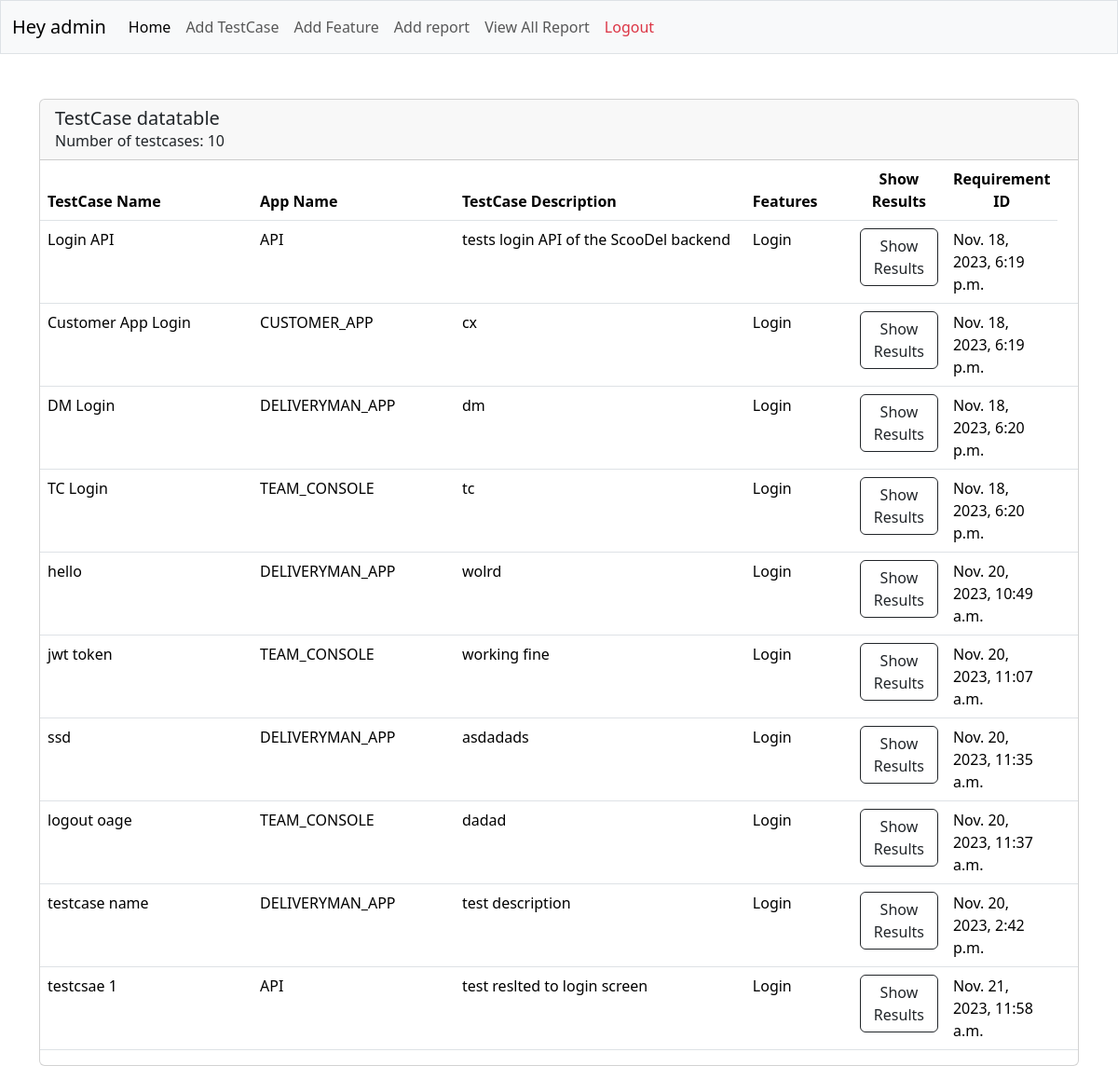
Screenshot of /feature/details/1/ (signed in) with the database file from the repository.
### report/models.py (models this page shows, shortened)
class User(AbstractUser):
    mobile = models.CharField(max_length=13,validators=[numbervalidator])
    is_admin = models.BooleanField(default=False)

class TestCase(models.Model):
    APP_CHOICES = [
        ("CUSTOMER_APP", "cx"),
        ("DELIVERYMAN_APP", "dm"),
        ("TEAM_CONSOLE", "tc"),
        ("API", "api")
    ]
    title = models.CharField(max_length=50)
    description = RichTextField()
    app = models.CharField(max_length=50, choices=APP_CHOICES)
    feature = models.ForeignKey(Feature, on_delete=models.CASCADE)
    created_by = models.ForeignKey(User, on_delete=models.CASCADE)
    created_at = models.DateTimeField(auto_now_add=True)
    updated_at = models.DateTimeField(auto_now=True)

class Feature(models.Model):
    title = models.CharField(max_length=50)
    description = RichTextField()
    created_at = models.DateTimeField(auto_now_add=True)
    created_by = models.ForeignKey(User, on_delete=models.CASCADE)
    def __str__(self) -> str:
        return self.title

### report/views.py (the view)
# urls.py: path('feature/details/<int:pk>/', views.featuredetails, name="reqdetails"),
@login_required
def featuredetails(request, pk):
    user = Feature.objects.get(id=pk)
    task = TestCase.objects.filter(feature_id=user)
    return render(request, 'report/templates/usertaskdetails.html',
                  {'task': task})

### report/templates/usertaskdetails.html (shortened to what this page needs)
<!doctype html>
<html lang="en">
  <head>
    <link href="https://cdn.jsdelivr.net/npm/bootstrap@5.3.2/dist/css/bootstrap.min.css" rel="stylesheet">
  </head>
  <body>
    {% extends "base.html" %}
   {% block content %}
<div class="container mt-5">
  <div class="card">
    <div class="card-header">
      <h5 class="mb-0">TestCase datatable</h5>
      <div class="mb-0">Number of testcases: {{ task.count }}</div>
    </div>
    <div id="DataTables_Table_0_wrapper" class="dataTables_wrapper dt-bootstrap5 no-footer">
            <div class="datatable-scroll">
      <table class="table datatable-basic dataTable no-footer" id="DataTables_Table_0" aria-describedby="DataTables_Table_0_info">
          <thead>
        <tr>
          <th class="sorting sorting_asc" tabindex="0" aria-controls="DataTables_Table_0" rowspan="1" colspan="1" aria-sort="ascending" aria-label="First Name: activate to sort column descending">TestCase Name</th>
          <th class="sorting" tabindex="0" aria-controls="DataTables_Table_0" rowspan="1" colspan="1" aria-label="Last Name: activate to sort column ascending">App Name</th>
          <th class="sorting" tabindex="0" aria-controls="DataTables_Table_0" rowspan="1" colspan="1" aria-label="Job Title: activate to sort column ascending">TestCase Description</th>
          <th class="sorting" tabindex="0" aria-controls="DataTables_Table_0" rowspan="1" colspan="1" aria-label="Job Title: activate to sort column ascending">Features</th>
          <th class="text-center sorting_disabled" rowspan="1" colspan="1" aria-label="Actions" style="width: 100px;">Show Results</th>
          <th class="text-center sorting_disabled" rowspan="1" colspan="1" aria-label="Actions" style="width: 100px;">Requirement ID</th>
        </tr>
      </thead>
      <tbody>
        {% for userdetails in task %}
        <tr class="even">
          <td class="sorting_1">{{userdetails.title }}</td>
          <td>{{userdetails.app }}</td>
          <td class="text-break" style="width:28%">{{userdetails.description | safe }}</td>
          <td>{{userdetails.feature }}</td>
          <td class="text-center">
            <a href="{% url "showtestresult" userdetails.pk %}" class="btn btn-outline-dark">Show Results</a>
          </td>
          <td>{{userdetails.created_at }}</td>
            <td>{{userdetails.feature.feature_id }}</td>
        </tr>
        {% endfor %}
      </tbody>
    </table>
  </div>
</div></div>
  </div>
{% endblock %}

### report/templates/base.html (shortened to what this page needs)
<link href="https://cdn.jsdelivr.net/npm/bootstrap@5.3.2/dist/css/bootstrap.min.css" rel="stylesheet">
<nav class="navbar navbar-expand-lg bg-light sticky-top bg-primary border">
    <div class="container-fluid">
        <a class="navbar-brand">Hey {{request.user}}</a>
        <div class="collapse navbar-collapse" id="navbarSupportedContent">
            <ul class="navbar-nav me-auto mb-2 mb-lg-0">
                <li class="nav-item">
                    <a class="nav-link active" aria-current="page" href="{% url 'home'%}">Home</a>
                </li>
                <li class="nav-item">
                    <a class="nav-link" href="{% url 'addtestcase' %}">Add TestCase</a>
                </li>
                <li class="nav-item">
                    <a
                        href="{% url "addrequirements" %}"
                        class="nav-link"
                    >Add Feature</a>
                </li>
                <li class="nav-item">
                    <a class="nav-link" href="{% url 'createreport' %}">Add report</a>
                </li>
                <li class="nav-item">
                    <a class="nav-link" href="{% url 'allreport' %}">View All Report</a>
                </li>
                <li class="nav-item">
                    <a class="nav-link text-danger" href="{% url 'logout' %}">Logout</a>
                </li>
                <li class="nav-item">
                    <a class="nav-link "></a>
                </li>
            </ul>
        </div>
    </div>
</nav>
{% block content %}
{% endblock content %}

### rows the page displays
User: user "admin"
TestCase: title "Login API", app "API", description "tests login API of the ScooDel backend", feature "Login", created_at "Nov. 18, 2023, 6:19 p.m."
TestCase: title "Customer App Login", app "CUSTOMER_APP", description "cx", feature "Login", created_at "Nov. 18, 2023, 6:19 p.m."
TestCase: title "DM Login", app "DELIVERYMAN_APP", description "dm", feature "Login", created_at "Nov. 18, 2023, 6:20 p.m."
TestCase: title "TC Login", app "TEAM_CONSOLE", description "tc", feature "Login", created_at "Nov. 18, 2023, 6:20 p.m."
TestCase: title "hello", app "DELIVERYMAN_APP", description "wolrd", feature "Login", created_at "Nov. 20, 2023, 10:49 a.m."
TestCase: title "jwt token", app "TEAM_CONSOLE", description "working fine", feature "Login", created_at "Nov. 20, 2023, 11:07 a.m."
TestCase: title "ssd", app "DELIVERYMAN_APP", description "asdadads", feature "Login", created_at "Nov. 20, 2023, 11:35 a.m."
TestCase: title "logout oage", app "TEAM_CONSOLE", description "dadad", feature "Login", created_at "Nov. 20, 2023, 11:37 a.m."
TestCase: title "testcase name", app "DELIVERYMAN_APP", description "test description", feature "Login", created_at "Nov. 20, 2023, 2:42 p.m."
TestCase: title "testcsae 1", app "API", description "test reslted to login screen", feature "Login", created_at "Nov. 21, 2023, 11:58 a.m."

### other values shown
{{ task.count }} "10"
